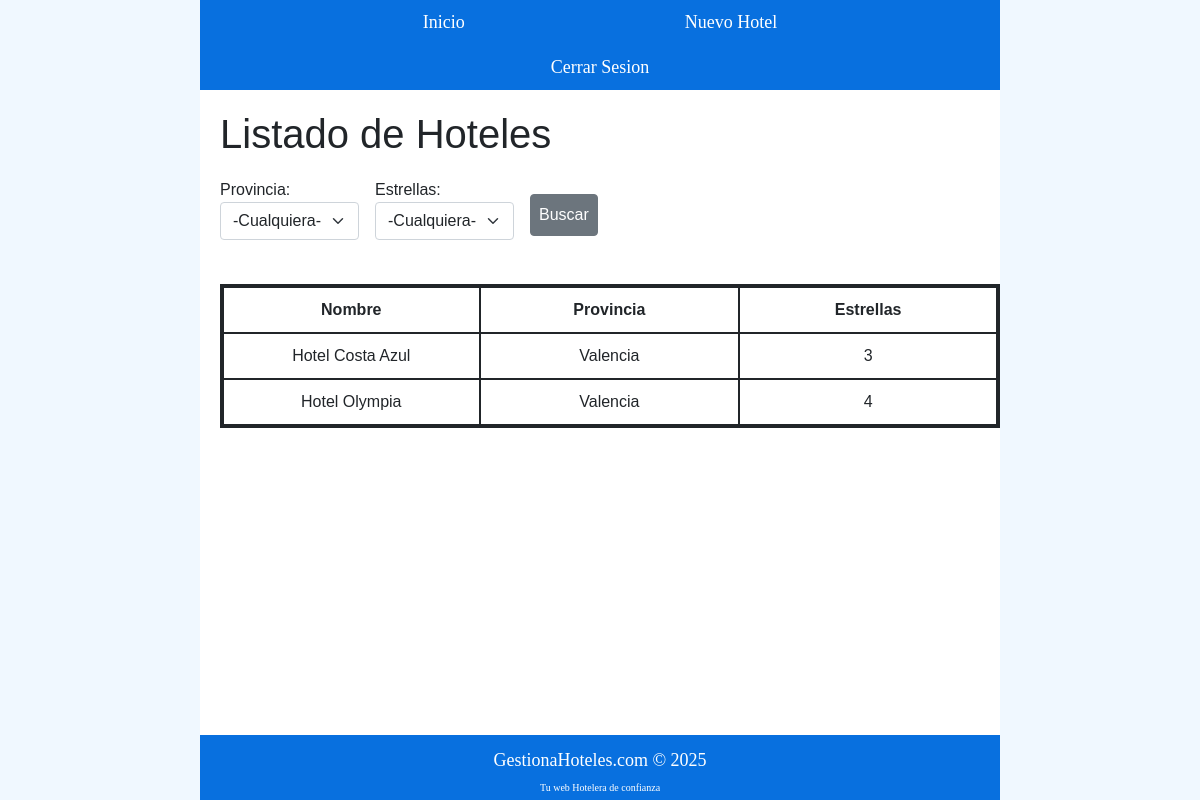
The app's page /index.php?provincia=Valencia (signed in) with its own data.
### tables this page shows
CREATE TABLE `hoteles` (
  `id` int(11) NOT NULL,
  `nombre` varchar(100) NOT NULL,
  `provincia` varchar(50) NOT NULL,
  `estrellas` int(11) NOT NULL
);

### index.php (the view, shortened to what this page needs)
<?php
include "cabecera.inc.php";
?>
    <header>
        <h1>Listado de Hoteles</h1>
    </header>
    <main>
        <form action="<?php echo $_SERVER['PHP_SELF']; ?>" method="request">
            <div class="row row-cols-auto gx-3">
                <div class="col">
                    <label>Provincia:
                        <select class="form-select" aria-label="Provincia" name="provincia">
                            <option value="" selected>-Cualquiera-</option>
                        </select>
                    </label>
                </div>
                <div class="col">
                    <label>Estrellas:
                        <select class="form-select" aria-label="Estrellas" name="estrellas">
                            <option value="" selected>-Cualquiera-</option>
                        </select>
                    </label>
                </div>
                <div class="col-1 pt-2 d-grid col">
                    <input class="p-2 my-2 btn btn-secondary" type="submit" value="Buscar">
                </div>
            </div>
        </form>
        <?php
            function conexion() {
                $host="localhost";
                $nombreBD="hoteles";
                $usuario="root";
                $password="";
                $pdo= new PDO("mysql:host=$host;dbname=$nombreBD;charset=utf8",$usuario,$password);
                return $pdo;
            }
            $pdo=conexion();
            $provincia=$_REQUEST['provincia'] ?? '';
            $estrellas=$_REQUEST['estrellas'] ?? '';
            if ($provincia !== '' && $estrellas !== '')  {
                $consulta=$pdo->prepare("SELECT * FROM hoteles WHERE provincia = :provincia AND estrellas >= :estrellas ORDER BY nombre");
                $consulta->bindParam('provincia', $provincia);
                $consulta->bindParam('estrellas', $estrellas);
            } elseif ($provincia !== '') {
                $consulta=$pdo->prepare("SELECT * FROM hoteles WHERE provincia = :provincia ORDER BY nombre");
                $consulta->bindParam('provincia', $provincia);
            } elseif ($estrellas !== '') {
                $consulta=$pdo->prepare("SELECT * FROM hoteles WHERE estrellas >= :estrellas ORDER BY nombre");
                $consulta->bindParam('estrellas', $estrellas);
            } else {
                $consulta=$pdo->prepare("SELECT * FROM hoteles ORDER BY nombre");
            }
            $consulta->execute();
            $hoteles=$consulta->fetchall(PDO::FETCH_ASSOC);
                if(count($hoteles)> 0) {
                    echo "<table>";
                    echo "<tr>";
                    echo "<th>Nombre</th>";
                    echo "<th>Provincia</th>";
                    echo "<th>Estrellas</th>";
                    echo "</tr>";
                    foreach($hoteles as $hotel) {
                        echo "<tr>";
                        echo "<td>" . htmlspecialchars($hotel['nombre']) ."</td>";
                        echo "<td>" . htmlspecialchars($hotel['provincia']) ."</td>";
                        echo "<td>" . htmlspecialchars($hotel['estrellas']) ."</td>";
                        echo "</tr>";
                    }
                    echo "</table>";
                } else {
                    echo "<br><p>--No se han encontrado Hoteles--</p>";
                }
        ?>
    </main>
<?php
include "footer.inc.php";
?>

### css/estilos.css (style rules this page uses)
html, body { height: 100%; margin: 0; }
body { display: flex; flex-direction: column; background-color: aliceblue; }
header { font-family: 'Franklin Gothic Medium', 'Arial Narrow', Arial, sans-serif; background-color: white; margin-left:200px; margin-right:200px; }
header h1 { margin-top:20px; margin-bottom:20px; margin-left:20px; }
main { font-family: 'Lucida Sans', 'Lucida Sans Regular', 'Lucida Grande', 'Lucida Sans Unicode', Geneva, Verdana, sans-serif; background-color: white; margin-left:200px; margin-right:200px; flex: 1; }
main form, p { margin-left:20px; }
table, th, td { text-align:center; width:300px; }
table { margin-top: 40px; margin-bottom: 40px; margin-left:20px; border: 4px solid; border-collapse: collapse; width: auto; }
th, td { border: 2px solid; padding: 10px; }

### records on screen
hoteles: nombre "Hotel Costa Azul", provincia "Valencia", estrellas "3"
hoteles: nombre "Hotel Olympia", provincia "Valencia", estrellas "4"
